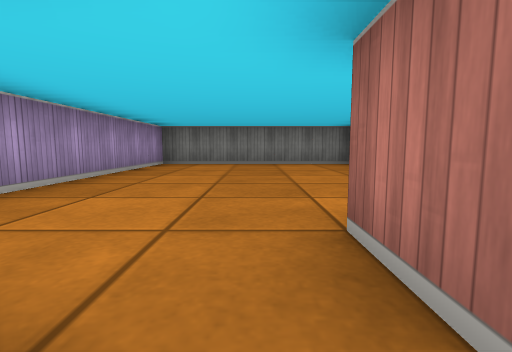
view 1 (above)

12 first-person views from a walk through a cub3D level. The camera is about half as high as the walls, tilts 6° down and sees 85° across. The floor is counted in squares. Each view is taken from the middle of a square. On the plan, view 1 faces up. The plan holds only what a view shows up to about 9 squares ahead; the rest is blank.

view 2
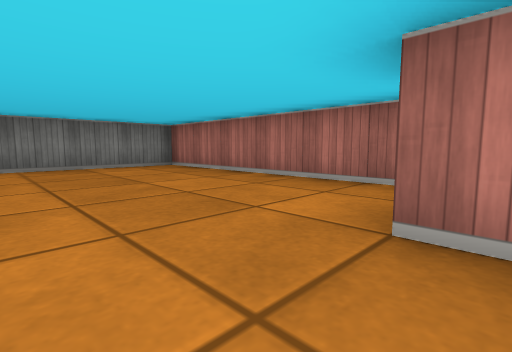

view 3
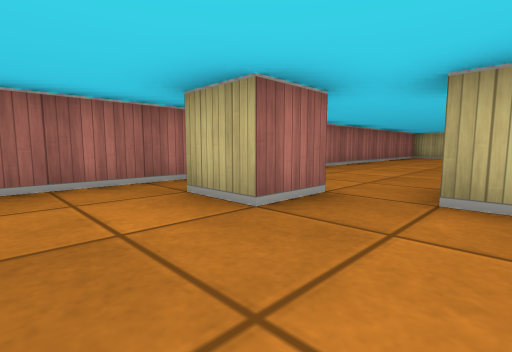

view 4
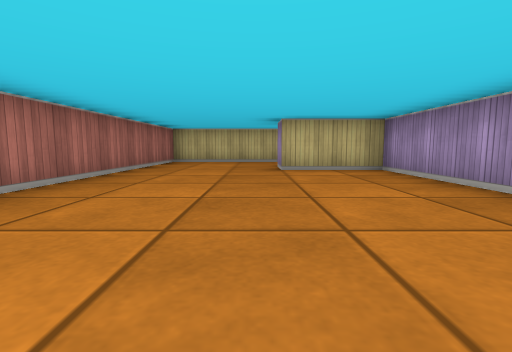

view 5
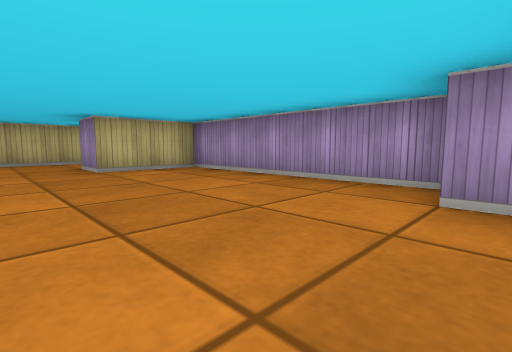

view 6
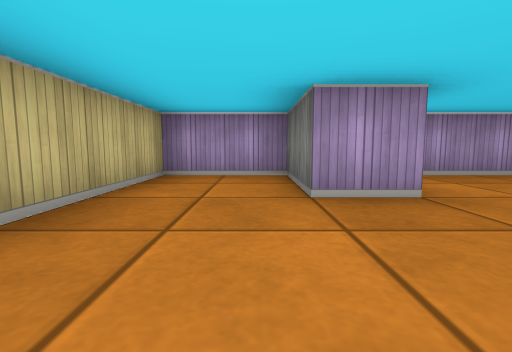

view 7
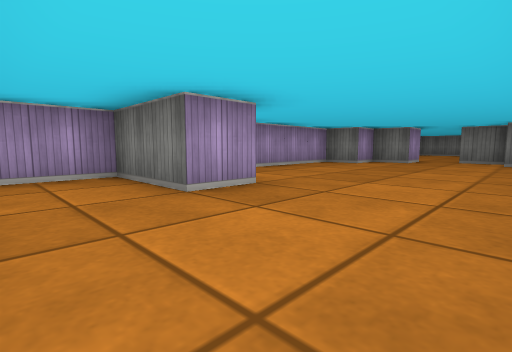

view 8
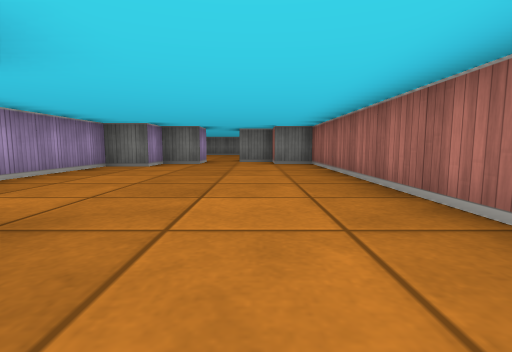

view 9
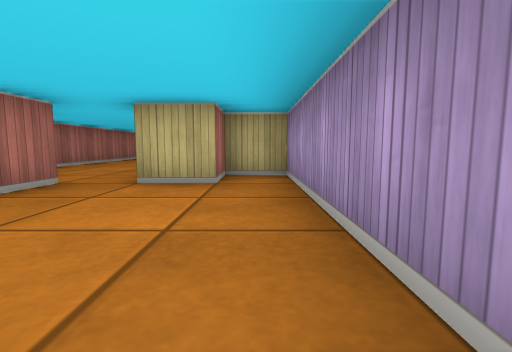

view 10
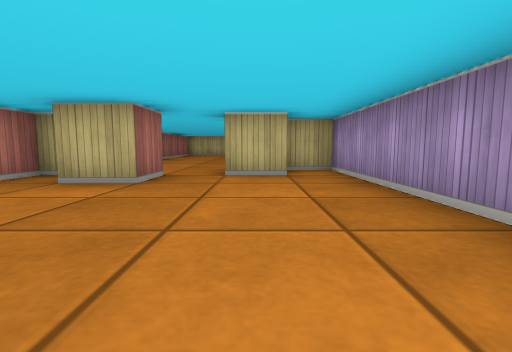

view 11
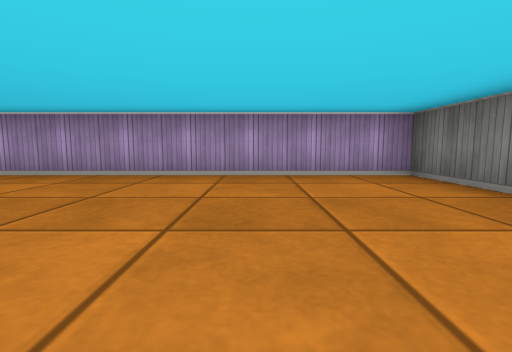

view 12
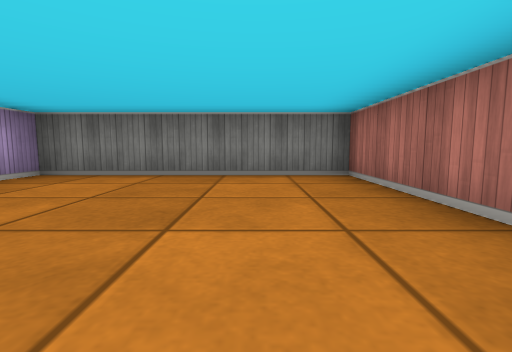

### Floor plan
Points are (right, up) in squares from view 1. A wall is a line through its corners. A room is listed if a view was taken in it or the views show most of it. See-through windows are left out.
Room 1 (views 1, 4, 5, 6, 7, 8)
walls: (-0.5, 0.5) (-0.5, -0.5) (-1.5, -0.5) (-1.5, -1.5) (-2.5, -1.5) (-2.5, -6.5) (-0.5, -6.5) (-0.5, -7.5) (-2.5, -7.5) (-2.5, -9.5) (2.5, -9.5) (2.5, -0.5) (1.5, -0.5) (1.5, 0.2); (1.6, 0.5) (0.5, 0.5)
ways out: opening at (0, 0) to room 2
Room 2 (views 2, 3, 9, 10, 11, 12)
walls: (0.5, 0.5) (0.5, 1.5) (1.5, 1.5); (2.5, 0.5) (2.5, 7.5) (-2.5, 7.5) (-2.5, -0.5) (-1.5, -0.5) (-1.5, 0.5) (-0.5, 0.5)
ways out: opening at (0, 0) to room 1

Where each view was taken, in squares from view 1:
view 1: 0 up, 0 right, facing up
view 2: 1 up, 1 left, facing up-right
view 3: 3 up, 1 left, facing down-right
view 4: 1 down, 0 right, facing down
view 5: 1 down, 1 right, facing down-left
view 6: 8 down, 2 right, facing left
view 7: 9 down, 2 right, facing up-left
view 8: 8 down, 1 right, facing up
view 9: 4 up, 2 left, facing down
view 10: 5 up, 1 left, facing down
view 11: 5 up, 2 right, facing left
view 12: 3 up, 1 right, facing up
